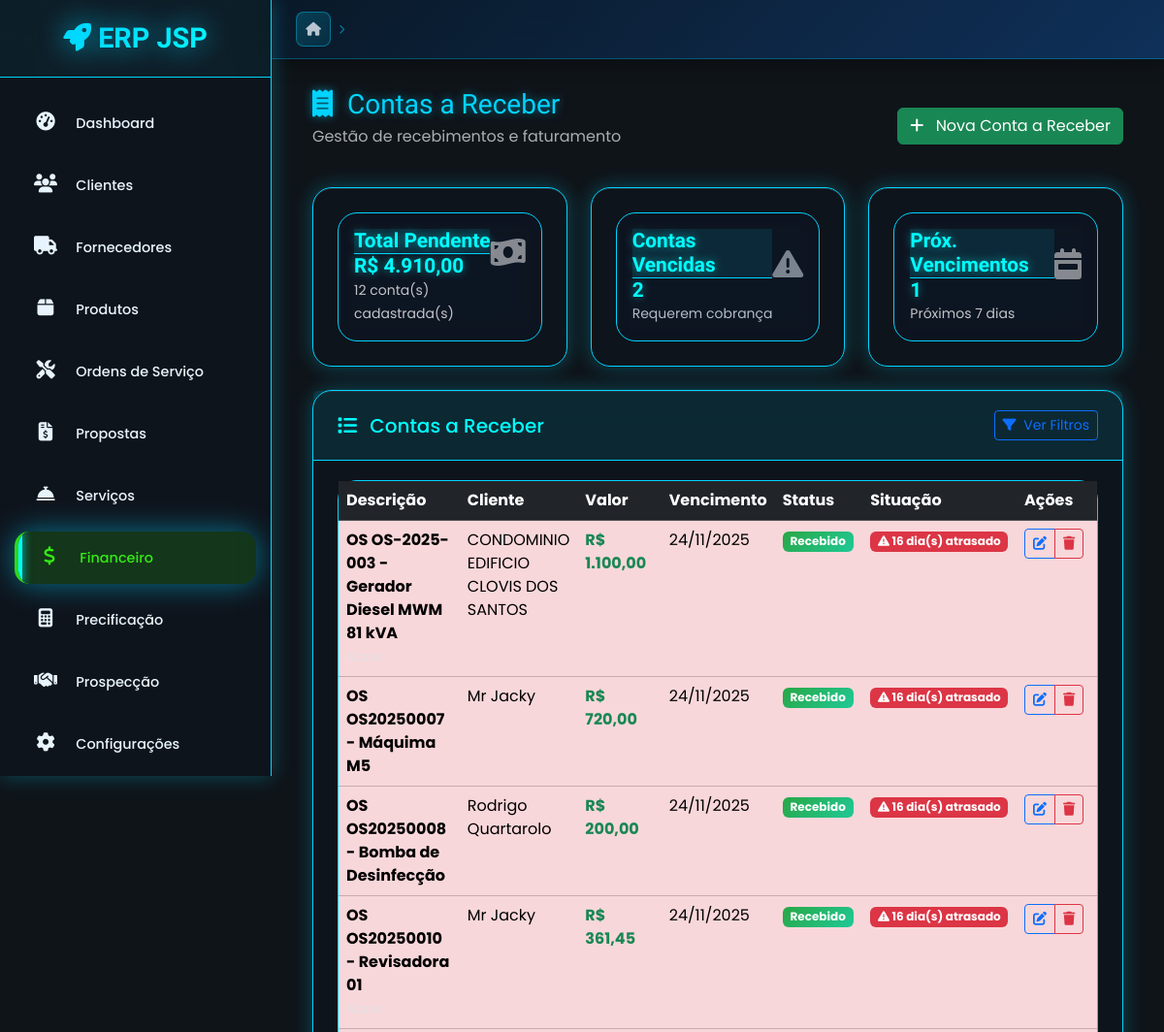
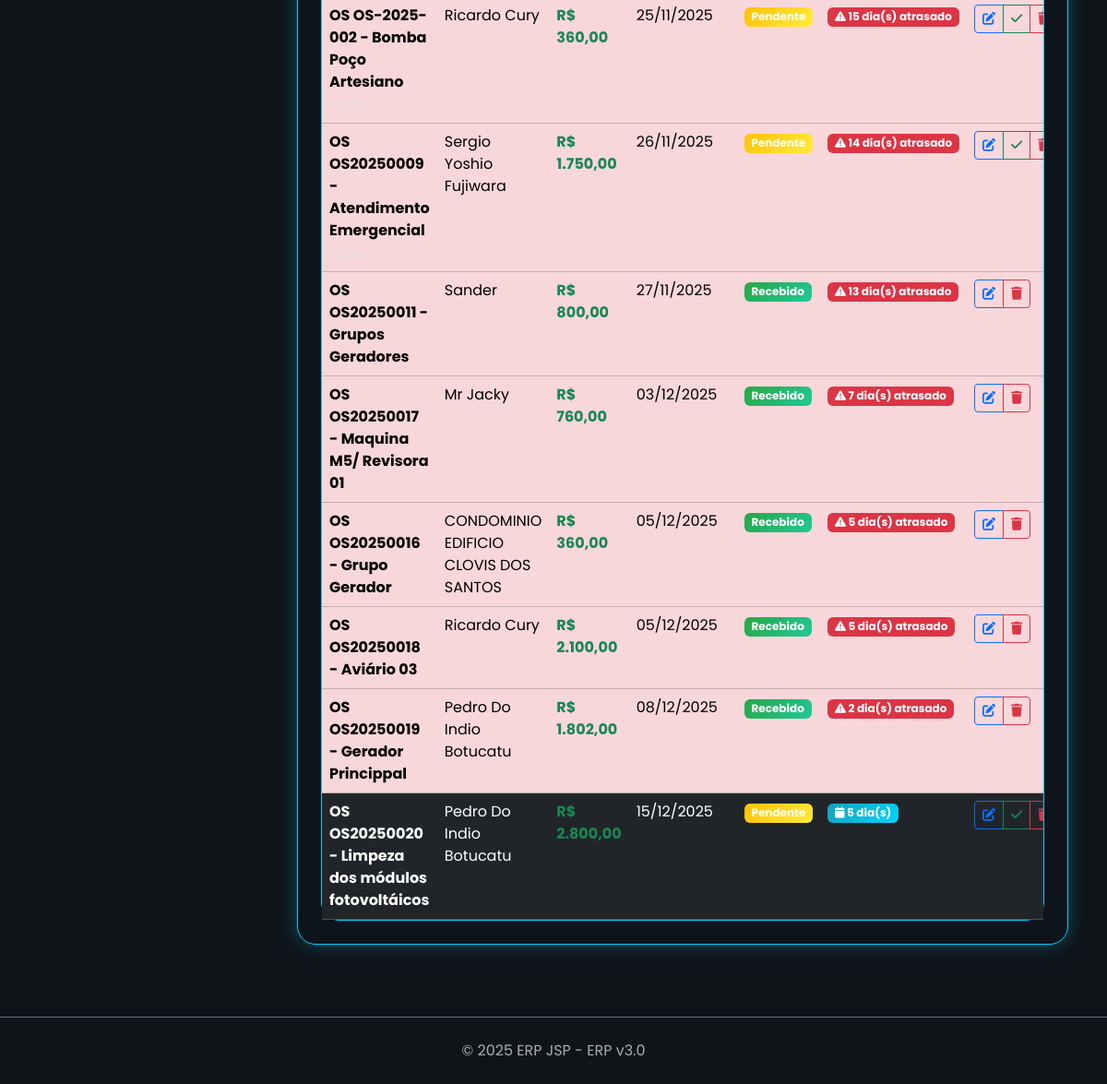
/financeiro/contas-receber, run on the app's committed database (2 pictures, top to bottom).
### app/financeiro/financeiro_model.py (models this page shows, shortened)
class LancamentoFinanceiro(BaseModel):
    __tablename__ = 'lancamentos_financeiros'
    descricao = db.Column(db.String(255), nullable=False)
    valor = db.Column(db.Numeric(12, 2), nullable=False)
    tipo = db.Column(db.String(20), nullable=False)
    status = db.Column(db.String(20), default='pendente', nullable=False)
    categoria = db.Column(db.String(100))
    subcategoria = db.Column(db.String(100))
    data_lancamento = db.Column(db.Date, default=date.today, nullable=False)
    data_vencimento = db.Column(db.Date)
    data_pagamento = db.Column(db.Date)
    observacoes = db.Column(db.Text)
    numero_documento = db.Column(db.String(50))
    forma_pagamento = db.Column(db.String(50))
    cliente_id = db.Column(db.Integer, db.ForeignKey('clientes.id'), nullable=True)
    fornecedor_id = db.Column(db.Integer, db.ForeignKey('fornecedores.id'), nullable=True)
    ordem_servico_id = db.Column(db.Integer, db.ForeignKey('ordem_servico.id'), nullable=True)
    recorrente = db.Column(db.Boolean, default=False)
    frequencia = db.Column(db.String(20))  # mensal, anual, semanal
    cliente = db.relationship('Cliente', backref='lancamentos_financeiros', foreign_keys=[cliente_id])
    fornecedor = db.relationship('Fornecedor', backref='lancamentos_financeiros', foreign_keys=[fornecedor_id])
    ordem_servico = db.relationship('OrdemServico', backref='lancamentos_financeiros', foreign_keys=[ordem_servico_id])
    @property
    def valor_formatado(self):
        return f"R$ {self.valor:,.2f}".replace(',', 'X').replace('.', ',').replace('X', '.')
    @property
    def status_formatado(self):
        status_map = {
            'pendente': 'Pendente',
            'pago': 'Pago',
            'recebido': 'Recebido',
            'cancelado': 'Cancelado',
            'vencido': 'Vencido'
        }
        return status_map.get(self.status, self.status.title())
    @property
    def status_cor(self):
        cores = {
            'pendente': 'warning',
            'pago': 'success',
            'recebido': 'success',
            'cancelado': 'secondary',
            'vencido': 'danger'
        }
        return cores.get(self.status, 'secondary')
    @property
    def dias_vencimento(self):
        if not self.data_vencimento:
            return None
        hoje = date.today()
        delta = self.data_vencimento - hoje
        return delta.days
    @property
    def situacao_vencimento(self):
        if not self.data_vencimento:
            return 'sem_vencimento'
        dias = self.dias_vencimento
        if dias < 0:
            return 'vencido'
        elif dias == 0:
            return 'vence_hoje'
        elif dias <= 7:
            return 'vence_semana'
        elif dias <= 30:
            return 'vence_mes'
        else:
            return 'futuro'
    @classmethod
    def get_contas_receber(cls):
        return cls.query.filter_by(tipo='conta_receber', ativo=True)

### app/cliente/cliente_model.py (models this page shows, shortened)
class Cliente(BaseModel):
    __tablename__ = 'clientes'
    nome = db.Column(db.String(150), nullable=False, index=True)
    nome_fantasia = db.Column(db.String(150), index=True)  # Para PJ
    razao_social = db.Column(db.String(200))  # Para PJ
    tipo = db.Column(db.String(20), nullable=False, default='PF')  # PF ou PJ
    cpf_cnpj = db.Column(db.String(20), unique=True, index=True)
    rg_ie = db.Column(db.String(20))
    im = db.Column(db.String(20))  # Inscrição Municipal
    email = db.Column(db.String(150), index=True)
    email_financeiro = db.Column(db.String(150))  # Email específico para cobrança
    telefone = db.Column(db.String(20))
    celular = db.Column(db.String(20))
    whatsapp = db.Column(db.String(20))
    site = db.Column(db.String(200))
    contato_nome = db.Column(db.String(100))  # Nome do responsável
    contato_cargo = db.Column(db.String(100))  # Cargo do responsável
    contato_telefone = db.Column(db.String(20))
    contato_email = db.Column(db.String(150))
    cep = db.Column(db.String(10))
    endereco = db.Column(db.String(200))
    numero = db.Column(db.String(20))
    complemento = db.Column(db.String(100))
    bairro = db.Column(db.String(100))
    cidade = db.Column(db.String(100))
    estado = db.Column(db.String(2))
    pais = db.Column(db.String(50), default='Brasil')
    segmento = db.Column(db.String(100))  # Setor de atuação
    porte_empresa = db.Column(db.String(20))  # MEI, ME, EPP, Grande
    origem = db.Column(db.String(50))  # Como conheceu a empresa
    classificacao = db.Column(db.String(20), default='A')  # A, B, C (qualidade)
    limite_credito = db.Column(db.Numeric(10, 2), default=0)
    forma_pagamento_padrao = db.Column(db.String(50))
    prazo_pagamento_padrao = db.Column(db.Integer, default=30)  # dias
    desconto_padrao = db.Column(db.Numeric(5, 2), default=0)  # %
    data_nascimento = db.Column(db.Date)  # Para PF
    data_fundacao = db.Column(db.Date)  # Para PJ
    genero = db.Column(db.String(20))  # Para PF
    estado_civil = db.Column(db.String(20))  # Para PF
    profissao = db.Column(db.String(100))  # Para PF
    observacoes = db.Column(db.Text)
    observacoes_internas = db.Column(db.Text)  # Não visível em relatórios
    status = db.Column(db.String(20), default='ativo')  # ativo, inativo, bloqueado
    motivo_bloqueio = db.Column(db.String(200))

### app/financeiro/financeiro_routes.py (the view)
@bp_financeiro.route('/contas-receber')
def contas_receber():
    try:
        contas = LancamentoFinanceiro.get_contas_receber().order_by(
            LancamentoFinanceiro.data_vencimento.asc()
        ).all()
        total_pendente = sum(float(c.valor) for c in contas if c.status == 'pendente')
        vencidas = [c for c in contas if c.situacao_vencimento == 'vencido' and c.status == 'pendente']
        return render_template('financeiro/contas_receber.html',
                             contas=contas,
                             total_pendente=total_pendente,
                             vencidas=vencidas,
                             date=date)
    except Exception as e:
        flash(f'Erro ao carregar contas a receber: {str(e)}', 'danger')
        return redirect(url_for('financeiro.dashboard'))

### app/financeiro/templates/financeiro/contas_receber.html (shortened to what this page needs)
{% extends "base.html" %}
{% block content %}
<div class="container-fluid">
    <div class="row mb-4">
        <div class="col-12">
            <div class="d-flex justify-content-between align-items-center">
                <div>
                    <h1 class="h3 mb-1 text-neon">
                        <i class="fas fa-receipt me-2"></i>
                        Contas a Receber
                    </h1>
                    <p class="text-muted">Gestão de recebimentos e faturamento</p>
                </div>
                <div>
                    <a href="{{ url_for('financeiro.novo_lancamento') }}?tipo=conta_receber" class="btn btn-success">
                        <i class="fas fa-plus me-2"></i>
                        Nova Conta a Receber
                    </a>
                </div>
            </div>
        </div>
    </div>
    <div class="row g-4 mb-4">
        <div class="col-md-4">
            <div class="card bg-success text-white">
                <div class="card-body">
                    <div class="d-flex justify-content-between">
                        <div>
                            <h6 class="card-title">Total Pendente</h6>
                            <h4 class="mb-0">
                                R$ {{ "{:,.2f}".format(total_pendente).replace(',', 'X').replace('.', ',').replace('X', '.') }}
                            </h4>
                        </div>
                        <div class="align-self-center">
                            <i class="fas fa-money-bill-wave fa-2x opacity-50"></i>
                        </div>
                    </div>
                    <small class="opacity-75">{{ contas|length }} conta(s) cadastrada(s)</small>
                </div>
            </div>
        </div>
        <div class="col-md-4">
            <div class="card bg-warning text-dark">
                <div class="card-body">
                    <div class="d-flex justify-content-between">
                        <div>
                            <h6 class="card-title">Contas Vencidas</h6>
                            <h4 class="mb-0">{{ vencidas|length }}</h4>
                        </div>
                        <div class="align-self-center">
                            <i class="fas fa-exclamation-triangle fa-2x opacity-50"></i>
                        </div>
                    </div>
                    <small class="opacity-75">Requerem cobrança</small>
                </div>
            </div>
        </div>
        <div class="col-md-4">
            <div class="card bg-info text-white">
                <div class="card-body">
                    <div class="d-flex justify-content-between">
                        <div>
                            <h6 class="card-title">Próx. Vencimentos</h6>
                            <h4 class="mb-0">
                                {{ contas|selectattr('situacao_vencimento', 'equalto', 'vence_semana')|list|length }}
                            </h4>
                        </div>
                        <div class="align-self-center">
                            <i class="fas fa-calendar-week fa-2x opacity-50"></i>
                        </div>
                    </div>
                    <small class="opacity-75">Próximos 7 dias</small>
                </div>
            </div>
        </div>
    </div>
    <div class="row">
        <div class="col-12">
            <div class="card">
                <div class="card-header d-flex justify-content-between align-items-center">
                    <h5 class="mb-0">
                        <i class="fas fa-list me-2"></i>
                        Contas a Receber
                    </h5>
                    <div>
                        <a href="{{ url_for('financeiro.listar_lancamentos') }}?tipo=conta_receber" class="btn btn-sm btn-outline-primary">
                            <i class="fas fa-filter me-1"></i>
                            Ver Filtros
                        </a>
                    </div>
                </div>
                <div class="card-body p-0">
                    {% if contas %}
                    <div class="table-responsive">
                        <table class="table table-hover mb-0">
                            <thead class="table-dark">
                                <tr>
                                    <th>Descrição</th>
                                    <th>Cliente</th>
                                    <th>Valor</th>
                                    <th>Vencimento</th>
                                    <th>Status</th>
                                    <th>Situação</th>
                                    <th>Ações</th>
                                </tr>
                            </thead>
                            <tbody>
                                {% for conta in contas %}
                                <tr class="{% if conta.situacao_vencimento == 'vencido' %}table-danger{% elif conta.situacao_vencimento == 'vence_hoje' %}table-warning{% endif %}">
                                    <td>
                                        <strong>{{ conta.descricao }}</strong>
                                        {% if conta.numero_documento %}
                                        <br><small class="text-muted">{{ conta.numero_documento }}</small>
                                        {% endif %}
                                    </td>
                                    <td>
                                        {% if conta.cliente %}
                                            {{ conta.cliente.nome }}
                                        {% else %}
                                            <span class="text-muted">-</span>
                                        {% endif %}
                                    </td>
                                    <td class="text-success">
                                        <strong>{{ conta.valor_formatado }}</strong>
                                    </td>
                                    <td>
                                        {% if conta.data_vencimento %}
                                            {{ conta.data_vencimento.strftime('%d/%m/%Y') }}
                                        {% else %}
                                            <span class="text-muted">Sem vencimento</span>
                                        {% endif %}
                                    </td>
                                    <td>
                                        <span class="badge bg-{{ conta.status_cor }}">
                                            {{ conta.status_formatado }}
                                        </span>
                                    </td>
                                    <td>
                                        {% if conta.situacao_vencimento == 'vencido' %}
                                            <span class="badge bg-danger">
                                                <i class="fas fa-exclamation-triangle"></i>
                                                {{ conta.dias_vencimento|abs }} dia(s) atrasado
                                            </span>
                                        {% elif conta.situacao_vencimento == 'vence_hoje' %}
                                            <span class="badge bg-warning text-dark">
                                                <i class="fas fa-clock"></i>
                                                Vence hoje
                                            </span>
                                        {% elif conta.situacao_vencimento == 'vence_semana' %}
                                            <span class="badge bg-info">
                                                <i class="fas fa-calendar"></i>
                                                {{ conta.dias_vencimento }} dia(s)
                                            </span>
                                        {% else %}
                                            <span class="badge bg-secondary">
                                                <i class="fas fa-check"></i>
                                                Em dia
                                            </span>
                                        {% endif %}
                                    </td>
                                    <td>
                                        <div class="btn-group btn-group-sm">
                                            <a href="{{ url_for('financeiro.editar_lancamento', id=conta.id) }}"
                                               class="btn btn-outline-primary" title="Editar">
                                                <i class="fas fa-edit"></i>
                                            </a>
                                            {% if conta.status == 'pendente' %}
                                            <button type="button" class="btn btn-outline-success"
                                                    onclick="marcarComoRecebido({{ conta.id }})" title="Marcar como Recebido">
                                                <i class="fas fa-check"></i>
                                            </button>
                                            {% endif %}
                                            <a href="{{ url_for('financeiro.excluir_lancamento', id=conta.id) }}"
                                               class="btn btn-outline-danger" title="Excluir"
                                               onclick="return confirm('Tem certeza que deseja excluir esta conta a receber?')">
                                                <i class="fas fa-trash"></i>
                                            </a>
                                        </div>
                                    </td>
                                </tr>
                                {% endfor %}
                            </tbody>
                        </table>
                    </div>
                    {% endif %}
                </div>
            </div>
        </div>
    </div>
</div>
{% endblock %}

### data on the page
LancamentoFinanceiro: descricao "OS OS-2025-003 - Gerador Diesel MWM 81 kVA", cliente.nome "CONDOMINIO EDIFICIO CLOVIS DOS SANTOS", valor_formatado "R$ 1.100,00", data_vencimento "24/11/2025", status_formatado "Recebido", dias_vencimento|abs "16"
LancamentoFinanceiro: descricao "OS OS20250007 - Máquima M5", cliente.nome "Mr Jacky", valor_formatado "R$ 720,00", data_vencimento "24/11/2025", status_formatado "Recebido", dias_vencimento|abs "16"
LancamentoFinanceiro: descricao "OS OS20250008 - Bomba de Desinfecção", cliente.nome "Rodrigo Quartarolo", valor_formatado "R$ 200,00", data_vencimento "24/11/2025", status_formatado "Recebido", dias_vencimento|abs "16"
LancamentoFinanceiro: descricao "OS OS20250010 - Revisadora 01", cliente.nome "Mr Jacky", valor_formatado "R$ 361,45", data_vencimento "24/11/2025", status_formatado "Recebido", dias_vencimento|abs "16"
LancamentoFinanceiro: descricao "OS OS-2025-002 - Bomba Poço Artesiano", cliente.nome "Ricardo Cury", valor_formatado "R$ 360,00", data_vencimento "25/11/2025", status_formatado "Pendente", dias_vencimento|abs "15"
LancamentoFinanceiro: descricao "OS OS20250009 - Atendimento Emergencial", cliente.nome "Sergio Yoshio Fujiwara", valor_formatado "R$ 1.750,00", data_vencimento "26/11/2025", status_formatado "Pendente", dias_vencimento|abs "14"
LancamentoFinanceiro: descricao "OS OS20250011 - Grupos Geradores", cliente.nome "Sander", valor_formatado "R$ 800,00", data_vencimento "27/11/2025", status_formatado "Recebido", dias_vencimento|abs "13"
LancamentoFinanceiro: descricao "OS OS20250017 - Maquina M5/ Revisora 01", cliente.nome "Mr Jacky", valor_formatado "R$ 760,00", data_vencimento "03/12/2025", status_formatado "Recebido", dias_vencimento|abs "7"
LancamentoFinanceiro: descricao "OS OS20250016 - Grupo Gerador", cliente.nome "CONDOMINIO EDIFICIO CLOVIS DOS SANTOS", valor_formatado "R$ 360,00", data_vencimento "05/12/2025", status_formatado "Recebido", dias_vencimento|abs "5"
LancamentoFinanceiro: descricao "OS OS20250018 - Aviário 03", cliente.nome "Ricardo Cury", valor_formatado "R$ 2.100,00", data_vencimento "05/12/2025", status_formatado "Recebido", dias_vencimento|abs "5"
LancamentoFinanceiro: descricao "OS OS20250019 - Gerador Princippal", cliente.nome "Pedro Do Indio Botucatu", valor_formatado "R$ 1.802,00", data_vencimento "08/12/2025", status_formatado "Recebido", dias_vencimento|abs "2"
LancamentoFinanceiro: descricao "OS OS20250020 - Limpeza dos módulos fotovoltáicos", cliente.nome "Pedro Do Indio Botucatu", valor_formatado "R$ 2.800,00", data_vencimento "15/12/2025", status_formatado "Pendente", dias_vencimento "5"

### other printed values
{{ COMPANY_NAME }} "ERP JSP"
{{ contas|length }} "12"
{{ vencidas|length }} "2"
{{ SYSTEM_VERSION }} "3.0"
